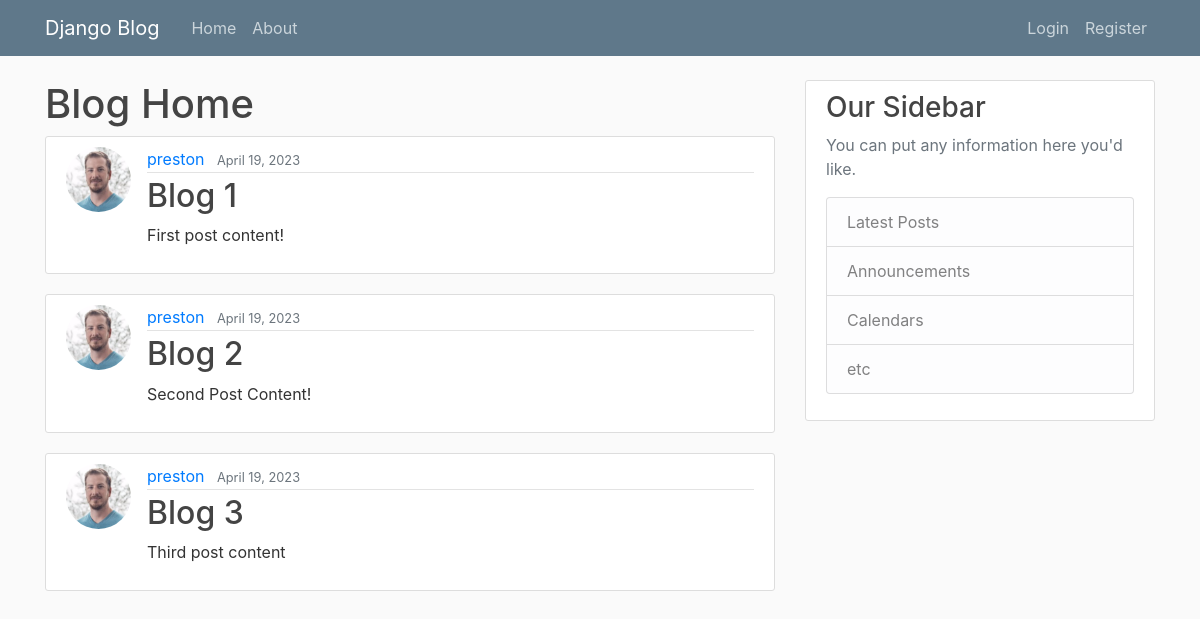
The page / on the database its author committed.
### blog/models.py (models this page shows, shortened)
class Post(models.Model):
    title = models.CharField(max_length=100)
    content = models.TextField()
    date_posted = models.DateTimeField(default=timezone.now)
    author = models.ForeignKey(User, on_delete=models.CASCADE)

### users/models.py (models this page shows, shortened)
class Profile(models.Model):
    user = models.OneToOneField(User, on_delete=models.CASCADE)
    image = models.ImageField(default='default.jpg', upload_to='profile_pics')

### blog/views.py (the view)
# urls.py: path('', views.home, name='blog-home'),
def home(request):
    context = {
        'posts': Post.objects.all()
    }
    return render(request, template_name='blog/home.html', context=context)

### blog/templates/blog/home.html
{% extends 'blog/base.html' %}
{% block content %}
    <h1>Blog Home</h1>
    {% for post in posts %}
    <article class="media content-section">
      <img class="rounded-circle article-img"  src={{ post.author.profile.image.url }} />
        <div class="media-body">
          <div class="article-metadata">
            <a class="mr-2" href="#">{{ post.author }}</a>
            <small class="text-muted">{{ post.date_posted|date:"F d, Y" }}</small>
          </div>
          <h2><a class="article-title" href="#">{{ post.title }}</a></h2>
          <p class="article-content">{{ post.content }}</p>
        </div>
      </article>
    {%  endfor %}
{% endblock content %}

### blog/templates/blog/base.html (shortened to what this page needs)
{% load static %}
<!doctype html>
<html lang="en">
  <head>
    <link rel="stylesheet" href="https://cdn.jsdelivr.net/npm/bootstrap@4.3.1/dist/css/bootstrap.min.css">
    <link rel="stylesheet" type="text/css" href="{% static 'blog/main.css' %}">
  </head>
  <body>
    <header class="site-header">
        <nav class="navbar navbar-expand-md navbar-dark bg-steel fixed-top">
          <div class="container">
            <a class="navbar-brand mr-4" href="{% url 'blog-home' %}">Django Blog</a>
            <div class="collapse navbar-collapse" id="navbarToggle">
              <div class="navbar-nav mr-auto">
                <a class="nav-item nav-link" href="{% url 'blog-home' %}">Home</a>
                <a class="nav-item nav-link" href="{% url 'blog-about' %}">About</a>
              </div>
              <div class="navbar-nav">
                {% if user.is_authenticated %}
                  <a class="nav-item nav-link" href="{% url 'profile' %}">Profile</a>
                  <a class="nav-item nav-link" href="{% url 'logout' %}">Logout</a>
                {% else %}
                  <a class="nav-item nav-link" href="{% url 'login' %}">Login</a>
                  <a class="nav-item nav-link" href="{% url 'register' %}">Register</a>
                {% endif %}
              </div>
            </div>
          </div>
        </nav>
      </header>
      <main role="main" class="container">
        <div class="row">
          <div class="col-md-8">
            {% block content %}{% endblock %}
          </div>
          <div class="col-md-4">
            <div class="content-section">
              <h3>Our Sidebar</h3>
              <p class='text-muted'>You can put any information here you'd like.
                <ul class="list-group">
                  <li class="list-group-item list-group-item-light">Latest Posts</li>
                  <li class="list-group-item list-group-item-light">Announcements</li>
                  <li class="list-group-item list-group-item-light">Calendars</li>
                  <li class="list-group-item list-group-item-light">etc</li>
                </ul>
              </p>
            </div>
          </div>
        </div>
      </main>
  </body>
</html>

### blog/static/blog/main.css (style rules this page uses)
body { background: #fafafa; color: #333333; margin-top: 5rem; }
h1, h2, h3, h4, h5, h6 { color: #444444; }
ul { margin: 0; }
.bg-steel { background-color: #5f788a; }
.site-header .navbar-nav .nav-link { color: #cbd5db; }
.content-section { background: #ffffff; padding: 10px 20px; border: 1px solid #dddddd; border-radius: 3px; margin-bottom: 20px; }
.article-title { color: #444444; }
.article-content { white-space: pre-line; }
.article-img { height: 65px; width: 65px; margin-right: 16px; }
.article-metadata { padding-bottom: 1px; margin-bottom: 4px; border-bottom: 1px solid #e3e3e3 }

### rows shown on the page
Post: author.profile.image (placeholder picture), author "preston", date_posted "April 19, 2023", title "Blog 1", content "First post content!"
Post: author.profile.image (placeholder picture), author "preston", date_posted "April 19, 2023", title "Blog 2", content "Second Post Content!"
Post: author.profile.image (placeholder picture), author "preston", date_posted "April 19, 2023", title "Blog 3", content "Third post content"
